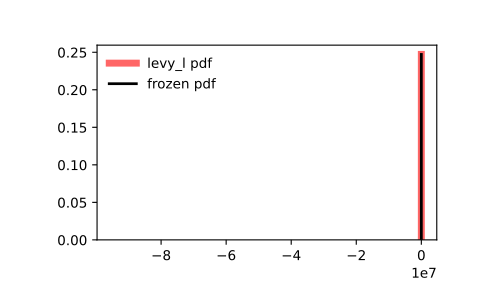

This chart was generated by the following Python code:
from scipy.stats import levy_l
import matplotlib.pyplot as plt
fig, ax = plt.subplots(1, 1)

# Calculate the first four moments:

mean, var, skew, kurt = levy_l.stats(moments='mvsk')

# Display the probability density function (``pdf``):

x = np.linspace(levy_l.ppf(0.01),
                levy_l.ppf(0.99), 100)
ax.plot(x, levy_l.pdf(x),
       'r-', lw=5, alpha=0.6, label='levy_l pdf')

# Alternatively, the distribution object can be called (as a function)
# to fix the shape, location and scale parameters. This returns a "frozen"
# RV object holding the given parameters fixed.

# Freeze the distribution and display the frozen ``pdf``:

rv = levy_l()
ax.plot(x, rv.pdf(x), 'k-', lw=2, label='frozen pdf')

# Check accuracy of ``cdf`` and ``ppf``:

vals = levy_l.ppf([0.001, 0.5, 0.999])
np.allclose([0.001, 0.5, 0.999], levy_l.cdf(vals))
# True

# Generate random numbers:

r = levy_l.rvs(size=1000)

# And compare the histogram:

ax.hist(r, density=True, histtype='stepfilled', alpha=0.2)
ax.legend(loc='best', frameon=False)
plt.show()
